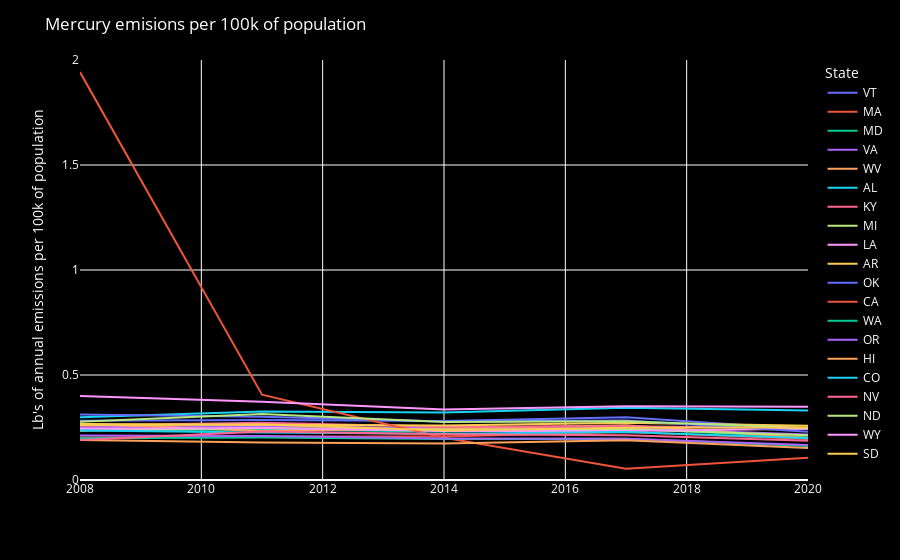

The notebook cell saved with this chart:
### Code cell
#     'Mercury',
Mercury = nei_by_pollutant.loc[(nei_by_pollutant["Pollutant"] == 'Mercury')]

Mercury_plot = px.line(
    Mercury,
    x = "Year",
    y = "Emmisions_per_100k",
    hover_name = "CAV_adoption",
    color = "State",
    labels = {
        "Year":'',
        "Emmisions_per_100k": "Lb's of annual emissions per 100k of population"
    }
)

Mercury_plot.update_layout(
    yaxis_range=[0,2],
    font_color="white",
    legend=dict(
    title="State"
))

Mercury_plot.update_layout({
    'plot_bgcolor':'black',
    'paper_bgcolor':'black',
    'title':'Mercury emisions per 100k of population'
})

Mercury_plot.show()

### Figure 1 — Plotly figure (JSON) as saved in the notebook; plotly's stock layout.template omitted (floating-point values rounded to 4 significant figures)
{"data": [{"hovertemplate": "<b>%{hovertext}</b><br><br>State=VT<br>=%{x}<br>Lb's of annual emissions per 100k of population=%{y}<extra></extra>", "hovertext": ["High CAV adoption", "High CAV adoption", "High CAV adoption", "High CAV adoption", "High CAV adoption"], "legendgroup": "VT", "line": {"color": "#636efa", "dash": "solid"}, "marker": {"symbol": "circle"}, "mode": "lines", "name": "VT", "orientation": "v", "showlegend": true, "type": "scatter", "x": [2008, 2011, 2014, 2017, 2020], "xaxis": "x", "y": [0.2822, 0.2853, 0.2812, 0.2984, 0.2412], "yaxis": "y"}, {"hovertemplate": "<b>%{hovertext}</b><br><br>State=MA<br>=%{x}<br>Lb's of annual emissions per 100k of population=%{y}<extra></extra>", "hovertext": ["High CAV adoption", "High CAV adoption", "High CAV adoption", "High CAV adoption", "High CAV adoption"], "legendgroup": "MA", "line": {"color": "#EF553B", "dash": "solid"}, "marker": {"symbol": "circle"}, "mode": "lines", "name": "MA", "orientation": "v", "showlegend": true, "type": "scatter", "x": [2008, 2011, 2014, 2017, 2020], "xaxis": "x", "y": [0.2018, 0.2075, 0.2066, 0.228, 0.1948], "yaxis": "y"}, {"hovertemplate": "<b>%{hovertext}</b><br><br>State=MD<br>=%{x}<br>Lb's of annual emissions per 100k of population=%{y}<extra></extra>", "hovertext": ["High CAV adoption", "High CAV adoption", "High CAV adoption", "High CAV adoption", "High CAV adoption"], "legendgroup": "MD", "line": {"color": "#00cc96", "dash": "solid"}, "marker": {"symbol": "circle"}, "mode": "lines", "name": "MD", "orientation": "v", "showlegend": true, "type": "scatter", "x": [2008, 2011, 2014, 2017, 2020], "xaxis": "x", "y": [0.2376, 0.2389, 0.2306, 0.2443, 0.2032], "yaxis": "y"}, {"hovertemplate": "<b>%{hovertext}</b><br><br>State=VA<br>=%{x}<br>Lb's of annual emissions per 100k of population=%{y}<extra></extra>", "hovertext": ["High CAV adoption", "High CAV adoption", "High CAV adoption", "High CAV adoption", "High CAV adoption"], "legendgroup": "VA", "line": {"color": "#ab63fa", "dash": "solid"}, "marker": {"symbol": "circle"}, "mode": "lines", "name": "VA", "orientation": "v", "showlegend": true, "type": "scatter", "x": [2008, 2011, 2014, 2017, 2020], "xaxis": "x", "y": [0.2512, 0.2569, 0.247, 0.2464, 0.2164], "yaxis": "y"}, {"hovertemplate": "<b>%{hovertext}</b><br><br>State=WV<br>=%{x}<br>Lb's of annual emissions per 100k of population=%{y}<extra></extra>", "hovertext": ["Low CAV adoption", "Low CAV adoption", "Low CAV adoption", "Low CAV adoption", "Low CAV adoption"], "legendgroup": "WV", "line": {"color": "#FFA15A", "dash": "solid"}, "marker": {"symbol": "circle"}, "mode": "lines", "name": "WV", "orientation": "v", "showlegend": true, "type": "scatter", "x": [2008, 2011, 2014, 2017, 2020], "xaxis": "x", "y": [0.2674, 0.2332, 0.2447, 0.2611, 0.2002], "yaxis": "y"}, {"hovertemplate": "<b>%{hovertext}</b><br><br>State=AL<br>=%{x}<br>Lb's of annual emissions per 100k of population=%{y}<extra></extra>", "hovertext": ["Low CAV adoption", "Low CAV adoption", "Low CAV adoption", "Low CAV adoption", "Low CAV adoption"], "legendgroup": "AL", "line": {"color": "#19d3f3", "dash": "solid"}, "marker": {"symbol": "circle"}, "mode": "lines", "name": "AL", "orientation": "v", "showlegend": true, "type": "scatter", "x": [2008, 2011, 2014, 2017, 2020], "xaxis": "x", "y": [0.2986, 0.3267, 0.3215, 0.3439, 0.3313], "yaxis": "y"}, {"hovertemplate": "<b>%{hovertext}</b><br><br>State=KY<br>=%{x}<br>Lb's of annual emissions per 100k of population=%{y}<extra></extra>", "hovertext": ["Low CAV adoption", "Low CAV adoption", "Low CAV adoption", "Low CAV adoption", "Low CAV adoption"], "legendgroup": "KY", "line": {"color": "#FF6692", "dash": "solid"}, "marker": {"symbol": "circle"}, "mode": "lines", "name": "KY", "orientation": "v", "showlegend": true, "type": "scatter", "x": [2008, 2011, 2014, 2017, 2020], "xaxis": "x", "y": [0.2595, 0.2728, 0.2532, 0.2559, 0.246], "yaxis": "y"}, {"hovertemplate": "<b>%{hovertext}</b><br><br>State=MI<br>=%{x}<br>Lb's of annual emissions per 100k of population=%{y}<extra></extra>", "hovertext": ["Low CAV adoption", "Low CAV adoption", "Low CAV adoption", "Low CAV adoption", "Low CAV adoption"], "legendgroup": "MI", "line": {"color": "#B6E880", "dash": "solid"}, "marker": {"symbol": "circle"}, "mode": "lines", "name": "MI", "orientation": "v", "showlegend": true, "type": "scatter", "x": [2008, 2011, 2014, 2017, 2020], "xaxis": "x", "y": [0.2351, 0.2474, 0.2398, 0.2423, 0.2134], "yaxis": "y"}, {"hovertemplate": "<b>%{hovertext}</b><br><br>State=LA<br>=%{x}<br>Lb's of annual emissions per 100k of population=%{y}<extra></extra>", "hovertext": ["Low CAV adoption", "Low CAV adoption", "Low CAV adoption", "Low CAV adoption", "Low CAV adoption"], "legendgroup": "LA", "line": {"color": "#FF97FF", "dash": "solid"}, "marker": {"symbol": "circle"}, "mode": "lines", "name": "LA", "orientation": "v", "showlegend": true, "type": "scatter", "x": [2008, 2011, 2014, 2017, 2020], "xaxis": "x", "y": [0.2438, 0.2475, 0.2334, 0.2335, 0.2435], "yaxis": "y"}, {"hovertemplate": "<b>%{hovertext}</b><br><br>State=AR<br>=%{x}<br>Lb's of annual emissions per 100k of population=%{y}<extra></extra>", "hovertext": ["Low CAV adoption", "Low CAV adoption", "Low CAV adoption", "Low CAV adoption", "Low CAV adoption"], "legendgroup": "AR", "line": {"color": "#FECB52", "dash": "solid"}, "marker": {"symbol": "circle"}, "mode": "lines", "name": "AR", "orientation": "v", "showlegend": true, "type": "scatter", "x": [2008, 2011, 2014, 2017, 2020], "xaxis": "x", "y": [0.2663, 0.2622, 0.2599, 0.2725, 0.2581], "yaxis": "y"}, {"hovertemplate": "<b>%{hovertext}</b><br><br>State=OK<br>=%{x}<br>Lb's of annual emissions per 100k of population=%{y}<extra></extra>", "hovertext": ["Low CAV adoption", "Low CAV adoption", "Low CAV adoption", "Low CAV adoption", "Low CAV adoption"], "legendgroup": "OK", "line": {"color": "#636efa", "dash": "solid"}, "marker": {"symbol": "circle"}, "mode": "lines", "name": "OK", "orientation": "v", "showlegend": true, "type": "scatter", "x": [2008, 2011, 2014, 2017, 2020], "xaxis": "x", "y": [0.3115, 0.3013, 0.279, 0.2834, 0.2294], "yaxis": "y"}, {"hovertemplate": "<b>%{hovertext}</b><br><br>State=CA<br>=%{x}<br>Lb's of annual emissions per 100k of population=%{y}<extra></extra>", "hovertext": ["High CAV adoption", "High CAV adoption", "High CAV adoption", "High CAV adoption", "High CAV adoption"], "legendgroup": "CA", "line": {"color": "#EF553B", "dash": "solid"}, "marker": {"symbol": "circle"}, "mode": "lines", "name": "CA", "orientation": "v", "showlegend": true, "type": "scatter", "x": [2008, 2011, 2014, 2017, 2020], "xaxis": "x", "y": [1.942, 0.4061, 0.2011, 0.05328, 0.1059], "yaxis": "y"}, {"hovertemplate": "<b>%{hovertext}</b><br><br>State=WA<br>=%{x}<br>Lb's of annual emissions per 100k of population=%{y}<extra></extra>", "hovertext": ["High CAV adoption", "High CAV adoption", "High CAV adoption", "High CAV adoption", "High CAV adoption"], "legendgroup": "WA", "line": {"color": "#00cc96", "dash": "solid"}, "marker": {"symbol": "circle"}, "mode": "lines", "name": "WA", "orientation": "v", "showlegend": true, "type": "scatter", "x": [2008, 2011, 2014, 2017, 2020], "xaxis": "x", "y": [0.1994, 0.202, 0.1953, 0.1966, 0.1622], "yaxis": "y"}, {"hovertemplate": "<b>%{hovertext}</b><br><br>State=OR<br>=%{x}<br>Lb's of annual emissions per 100k of population=%{y}<extra></extra>", "hovertext": ["High CAV adoption", "High CAV adoption", "High CAV adoption", "High CAV adoption", "High CAV adoption"], "legendgroup": "OR", "line": {"color": "#ab63fa", "dash": "solid"}, "marker": {"symbol": "circle"}, "mode": "lines", "name": "OR", "orientation": "v", "showlegend": true, "type": "scatter", "x": [2008, 2011, 2014, 2017, 2020], "xaxis": "x", "y": [0.2121, 0.21, 0.1977, 0.1959, 0.167], "yaxis": "y"}, {"hovertemplate": "<b>%{hovertext}</b><br><br>State=HI<br>=%{x}<br>Lb's of annual emissions per 100k of population=%{y}<extra></extra>", "hovertext": ["High CAV adoption", "High CAV adoption", "High CAV adoption", "High CAV adoption", "High CAV adoption"], "legendgroup": "HI", "line": {"color": "#FFA15A", "dash": "solid"}, "marker": {"symbol": "circle"}, "mode": "lines", "name": "HI", "orientation": "v", "showlegend": true, "type": "scatter", "x": [2008, 2011, 2014, 2017, 2020], "xaxis": "x", "y": [0.1901, 0.179, 0.1742, 0.1898, 0.1528], "yaxis": "y"}, {"hovertemplate": "<b>%{hovertext}</b><br><br>State=CO<br>=%{x}<br>Lb's of annual emissions per 100k of population=%{y}<extra></extra>", "hovertext": ["High CAV adoption", "High CAV adoption", "High CAV adoption", "High CAV adoption", "High CAV adoption"], "legendgroup": "CO", "line": {"color": "#19d3f3", "dash": "solid"}, "marker": {"symbol": "circle"}, "mode": "lines", "name": "CO", "orientation": "v", "showlegend": true, "type": "scatter", "x": [2008, 2011, 2014, 2017, 2020], "xaxis": "x", "y": [0.236, 0.2257, 0.2203, 0.2287, 0.1993], "yaxis": "y"}, {"hovertemplate": "<b>%{hovertext}</b><br><br>State=NV<br>=%{x}<br>Lb's of annual emissions per 100k of population=%{y}<extra></extra>", "hovertext": ["High CAV adoption", "High CAV adoption", "High CAV adoption", "High CAV adoption", "High CAV adoption"], "legendgroup": "NV", "line": {"color": "#FF6692", "dash": "solid"}, "marker": {"symbol": "circle"}, "mode": "lines", "name": "NV", "orientation": "v", "showlegend": true, "type": "scatter", "x": [2008, 2011, 2014, 2017, 2020], "xaxis": "x", "y": [0.1902, 0.2309, 0.2178, 0.2133, 0.1864], "yaxis": "y"}, {"hovertemplate": "<b>%{hovertext}</b><br><br>State=ND<br>=%{x}<br>Lb's of annual emissions per 100k of population=%{y}<extra></extra>", "hovertext": ["Low CAV adoption", "Low CAV adoption", "Low CAV adoption", "Low CAV adoption", "Low CAV adoption"], "legendgroup": "ND", "line": {"color": "#B6E880", "dash": "solid"}, "marker": {"symbol": "circle"}, "mode": "lines", "name": "ND", "orientation": "v", "showlegend": true, "type": "scatter", "x": [2008, 2011, 2014, 2017, 2020], "xaxis": "x", "y": [0.277, 0.3141, 0.2766, 0.2796, 0.2478], "yaxis": "y"}, {"hovertemplate": "<b>%{hovertext}</b><br><br>State=WY<br>=%{x}<br>Lb's of annual emissions per 100k of population=%{y}<extra></extra>", "hovertext": ["Low CAV adoption", "Low CAV adoption", "Low CAV adoption", "Low CAV adoption", "Low CAV adoption"], "legendgroup": "WY", "line": {"color": "#FF97FF", "dash": "solid"}, "marker": {"symbol": "circle"}, "mode": "lines", "name": "WY", "orientation": "v", "showlegend": true, "type": "scatter", "x": [2008, 2011, 2014, 2017, 2020], "xaxis": "x", "y": [0.3996, 0.372, 0.3362, 0.3512, 0.3487], "yaxis": "y"}, {"hovertemplate": "<b>%{hovertext}</b><br><br>State=SD<br>=%{x}<br>Lb's of annual emissions per 100k of population=%{y}<extra></extra>", "hovertext": ["Low CAV adoption", "Low CAV adoption", "Low CAV adoption", "Low CAV adoption", "Low CAV adoption"], "legendgroup": "SD", "line": {"color": "#FECB52", "dash": "solid"}, "marker": {"symbol": "circle"}, "mode": "lines", "name": "SD", "orientation": "v", "showlegend": true, "type": "scatter", "x": [2008, 2011, 2014, 2017, 2020], "xaxis": "x", "y": [0.2606, 0.2639, 0.2363, 0.249, 0.2505], "yaxis": "y"}], "layout": {"font": {"color": "white"}, "legend": {"title": {"text": "State"}, "tracegroupgap": 0}, "margin": {"t": 60}, "paper_bgcolor": "black", "plot_bgcolor": "black", "title": {"text": "Mercury emisions per 100k of population"}, "xaxis": {"anchor": "y", "domain": [0, 1], "title": {"text": ""}}, "yaxis": {"anchor": "x", "domain": [0, 1], "range": [0, 2], "title": {"text": "Lb's of annual emissions per 100k of population"}}}}
